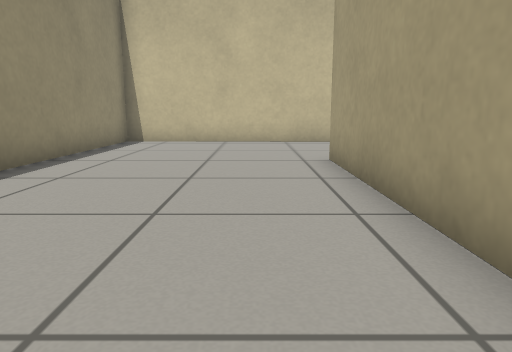
[1] (above)

12 first-person views from a walk through a robot-simulator world made for Gazebo. The camera is 0.5 m above the floor, tilts 10° down and sees 70° across. The floor is counted in squares, 0.5 m on a side. Each view is taken from the middle of a square. On the plan, view 1 faces up. The plan holds only what a view shows up to about 13 squares ahead; the rest is blank.

[2]
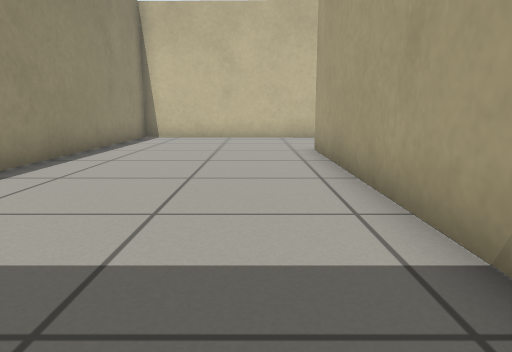

[3]
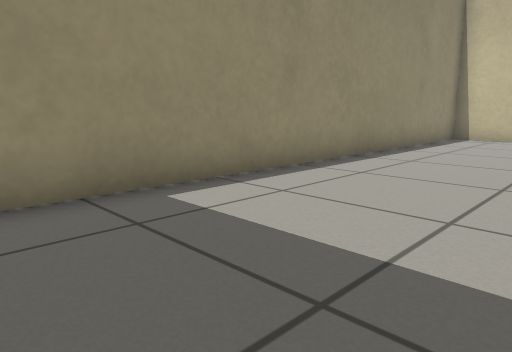

[4]
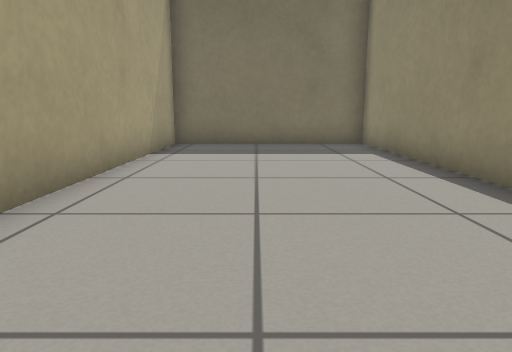

[5]
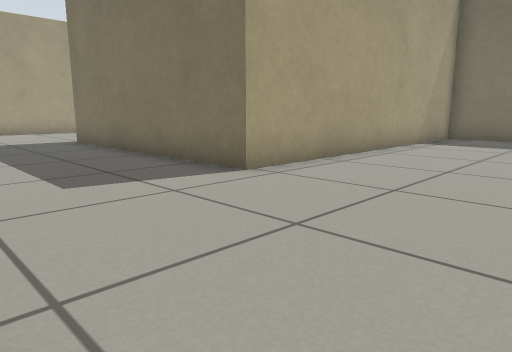

[6]
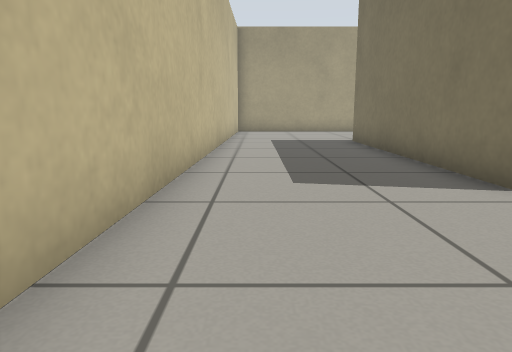

[7]
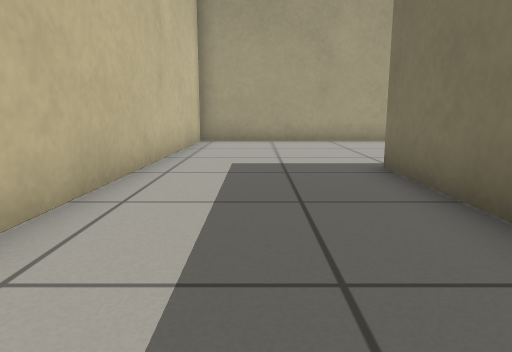

[8]
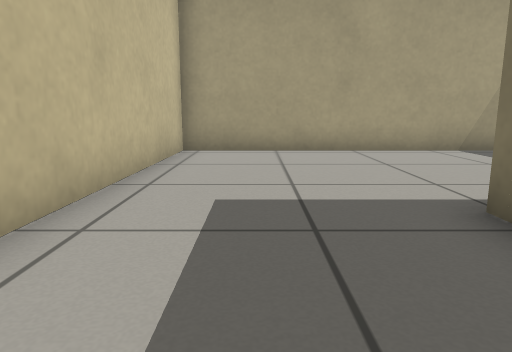

[9]
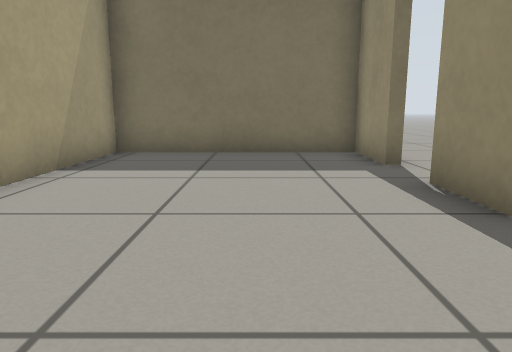

[10]
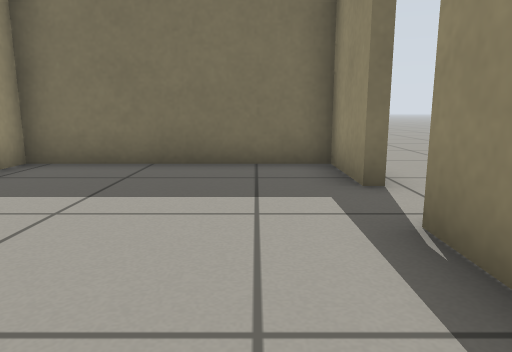

[11]
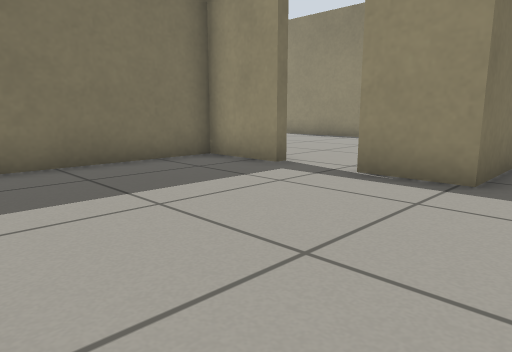

[12]
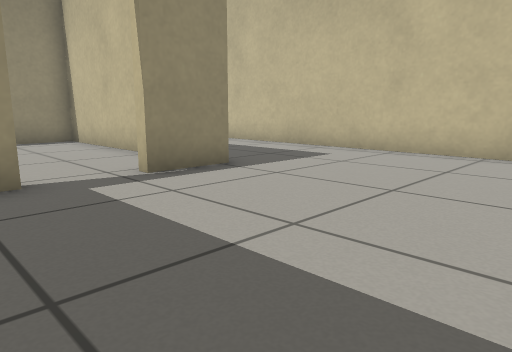

### Floor plan
Points are (right, up) in squares from view 1. A wall is a line through its corners. A room is listed if a view was taken in it or the views show most of it. See-through windows are left out.
Room 1 (views 1, 2, 3, 4, 5, 6)
walls: (1.4, 12.3) (-4.3, 12.4) (-4.3, -2.5) (1.5, -2.5) (1.5, 7.7) (2.5, 7.7)
ways out: opening at (2.3, 10) to room 2
Room 2 (views 7, 8, 9, 10, 11, 12)
walls: (9.5, 4.1) (9.5, 2) (15.4, 2) (15.4, 11.9) (1.4, 12.3); (2.5, 7.7) (9.5, 7.7) (9.5, 5.9)
ways out: opening at (2.3, 10) to room 1; open door at (9, 5.5)

Positions as (right, up) in squares from view 1, and headings:
1: (0, 0), facing up
2: (0, -2), facing up
3: (0, -2), facing up-left
4: (-1, 9), facing down
5: (-3, 12), facing down-right
6: (-3, 11), facing right
7: (3, 10), facing right
8: (6, 10), facing right
9: (12, 11), facing down
10: (11, 9), facing down
11: (15, 9), facing down-left
12: (15, 3), facing up-left
